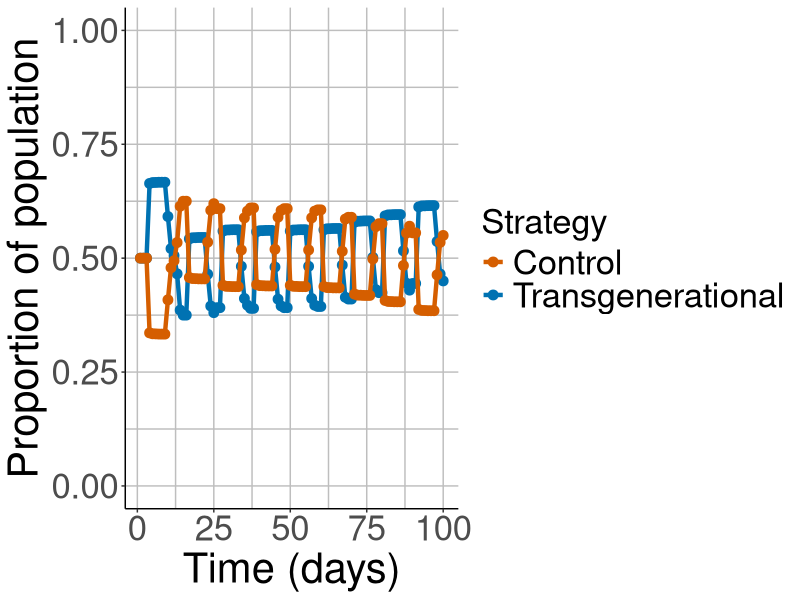

This figure's R source:
################################################################################
# Script: WormSimulation.R
# Author: Isaac Harris
#
# Purpose:
#   Simulate the dynamics of two strategies in a worm population:
#     1) A "transgenerational" strategy (strat = 1) that experiences
#        transgenerational fitness effects after starvation.
#     2) A "control" strategy (strat = 0) with no such effects.
#
#   The population is structured into cohorts (same age, size, strategy,
#   and starvation history). Starvation events trigger dispersal and founding
#   of a new population with a random subset of worms, carrying their
#   transgenerational state forward.
#
# Output:
#   - A data frame `dataframepop` describing population sizes and strategy
#     proportions over time.
#   - A ggplot object `Plot` showing the proportion of each strategy over time.
################################################################################

#############################
# 1. Load required packages #
#############################

library(ggplot2)
library(progress)

set.seed(123)

################################################################################
# 2. Parameters                                                                 #
################################################################################

# Initial cohorts: a list of lists, each representing a cohort of worms.
# Fields:
#   age        : age in days
#   size       : number of worms in the cohort
#   starvation : how many starvation events the lineage has experienced
#   strat      : strategy (1 = transgenerational, 0 = control)
cohorts <- list(
  list(age = 0, size = 1, starvation = 1, strat = 1),  # transgenerational founder
  list(age = 0, size = 1, starvation = 0, strat = 0)   # control founder
)

# Food supply
Food  <- 1.0e+8          # initial number of bacterial cells
Foods <- c(1.0e+8)       # (optional) track food over time if desired

# Food eaten per worm per day by age class:
#   indices: 1 = eggs/L1/L2, 2 = L3/L4, 3 = reproductive, 4 = post-reproductive
Eat <- c(1, 2, 4, 1)

# Transgenerational effects on reproduction for starvation generations:
#   Effects[1] : F1 (after 1 starvation) multiplier
#   Effects[2] : F2
#   Effects[3] : F3+
Effects <- c(2, 1.0, 0.5)

# Population tracking
Pop      <- c(0)  # total population over time
transPop <- 0     # transgenerational subpopulation over time
conPop   <- 0     # control subpopulation over time

# Age-specific reproduction schedule:
# indices correspond to age in days, e.g.
#   R[1] = L1/L2, R[2] = L3/L4, R[3] = Day 1 adult, etc.
R <- c(0, 0, 41, 125, 80, 18, 5) 

# Simulation horizon (days)
n_days <- 100

# Progress bar
pb <- progress_bar$new(total = n_days)

################################################################################
# 3. Simulation loop                                                            #
################################################################################

for (day in 1:n_days) {
  pb$tick()
  Sys.sleep(1 / 100)  # purely cosmetic for the progress bar
  
  # Track changes made this iteration
  new_cohorts   <- list()  # cohorts produced this day
  tpop          <- 0       # total population this day
  food_consumed <- 0       # total food consumed this day
  t_count       <- 0       # number of transgenerational worms
  c_count       <- 0       # number of control worms
  
  # Ageing and population calculations
  for (i in seq_along(cohorts)) {
    cohort <- cohorts[[i]]              # current cohort
    cohort$age <- cohort$age + 1        # all worms age by 1 day
    
    # Update total population
    tpop <- tpop + cohort$size
    
    # Split by strategy
    if (cohort$strat == 1) {
      t_count <- t_count + cohort$size
    } else {
      c_count <- c_count + cohort$size
    }
    
    # Food consumption by age class
    if (cohort$age == 1) {
      # Eggs/L1/L2
      food_consumed <- food_consumed + cohort$size * Eat[1]
    } else if (cohort$age == 2) {
      # L3/L4
      food_consumed <- food_consumed + cohort$size * Eat[2]
    } else if (cohort$age >= 3 && cohort$age <= 7) {
      # Reproductive worms
      food_consumed <- food_consumed + cohort$size * Eat[3]
    } else {
      # Post-reproductive worms
      food_consumed <- food_consumed + cohort$size * Eat[4]
    }
    
    # Reproduction (age-specific)
    if (cohort$age > 2 && cohort$age <= 7) {  # reproductive age window
      
      # Default modifier (no transgenerational effect)
      repro_modifier <- 1
      
      # Apply transgenerational effects for strategy 1 only
      if (cohort$starvation == 1 && cohort$strat == 1) {
        repro_modifier <- Effects[1]  # F1 effect
      } else if (cohort$starvation == 2 && cohort$strat == 1) {
        repro_modifier <- Effects[2]  # F2 effect
      } else if (cohort$starvation >= 3 && cohort$strat == 1) {
        repro_modifier <- Effects[3]  # F3+ effect
      }
      
      # Eggs laid per worm at this age
      rate <- R[cohort$age] * repro_modifier
      
      # New cohort of age 0; offspring inherit parental starvation history + 1
      new_cohorts <- append(
        new_cohorts,
        list(
          list(
            age        = 0,
            size       = floor(rate * cohort$size),
            starvation = cohort$starvation + 1,
            strat      = cohort$strat
          )
        )
      )
    }
    
    # Update cohort in the global list
    cohorts[[i]] <- cohort
  }
  
  # Update food supply
  Food <- Food - food_consumed
  
  # Add newly produced cohorts to population
  cohorts <- c(cohorts, new_cohorts)
  
  # Store total and strategy-specific population sizes
  Pop[day]      <- tpop
  transPop[day] <- t_count
  conPop[day]   <- c_count
  
  # Store population data in a data frame (updated each iteration)
  dataframepop <- data.frame(
    Populationsize   = Pop,
    Transgenerational = transPop,
    control          = conPop
  )
  
  # Optionally store food for debugging:
  # Foods[day] <- Food 
  
  # Starvation event: food depleted
  if (Food <= 0) {
    
    # Draw a random founding population size between 10 and 100
    n_founders <- sample(10:100, 1)
    
    # Proportion of founders that are transgenerational vs control
    nt <- n_founders * dataframepop$Transgenerational[day] /
      dataframepop$Populationsize[day]
    nc <- n_founders * dataframepop$control[day] /
      dataframepop$Populationsize[day]
    
    # New founding cohorts (age 1 because founding occurs at larval arrest)
    cohorts <- list(
      list(age = 1, size = round(nt), starvation = 1, strat = 1),
      list(age = 1, size = round(nc), starvation = 0, strat = 0)
    )
    
    # Randomise the new food supply
    Food <- rnorm(mean = 1e+8, sd = 1e+7, n = 1)
  }
}

################################################################################
# 4. Graphs                                                                     #
################################################################################

# Calculate proportions of each strategy
dataframepop$tpro <- dataframepop$Transgenerational / dataframepop$Populationsize
dataframepop$cpro <- dataframepop$control          / dataframepop$Populationsize
dataframepop$day  <- 1:n_days

# Plot proportion of each strategy over time
Plot <- ggplot(dataframepop, aes(x = day)) +
  geom_point(aes(y = tpro, colour = "Transgenerational"), size = 3) +
  geom_line(aes(y = tpro, colour = "Transgenerational"), size = 1.5) +
  geom_point(aes(y = cpro, colour = "Control"), size = 3) +
  geom_line(aes(y = cpro, colour = "Control"), size = 1.5) +
  scale_color_manual(
    name   = "Strategy",
    values = c("Transgenerational" = "#0072B2",
               "Control"           = "#D55E00")
  ) +
  xlab("Time (days)") +
  ylab("Proportion of population") +
  ylim(c(0, 1)) +
  theme_classic() +
  theme(
    axis.title   = element_text(size = 30),
    axis.text    = element_text(size = 25),
    panel.grid.major = element_line(colour = "grey"),
    panel.grid.minor = element_line(colour = "grey"),
    legend.title = element_text(size = 25),
    legend.text  = element_text(size = 25)
  )

Plot
# Optionally save:
# ggsave(filename = here::here("outputs", "strategy_proportions.png"), Plot,
#        width = 8, height = 6, dpi = 300)
